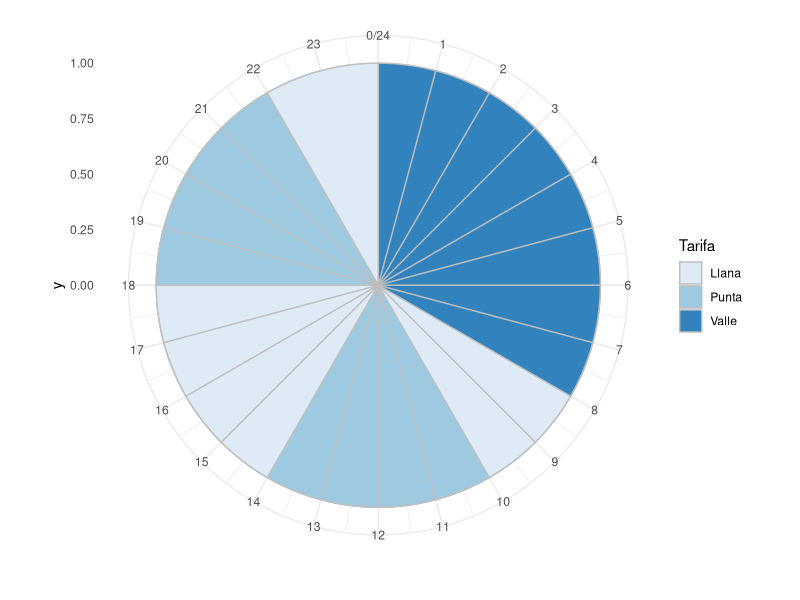

Generate this figure with R:
# Second take
# Code from https://stackoverflow.com/questions/18648115/circular-time-plots-in-r-with-stacked-rose

horas <- read.csv("tramos2.csv",
                  header = TRUE)

library('ggplot2')

p <- ggplot(horas, aes(x = Hora, y = 1, fill = Tarifa)) +
  geom_bar(width = 2, colour = 'grey', stat = 'identity') +
  theme_minimal() +
  scale_fill_brewer() +
  coord_polar(start = 0) +
  scale_x_continuous("", limits = c(0,24), breaks = seq(0,24), labels = seq(0,24))

p
